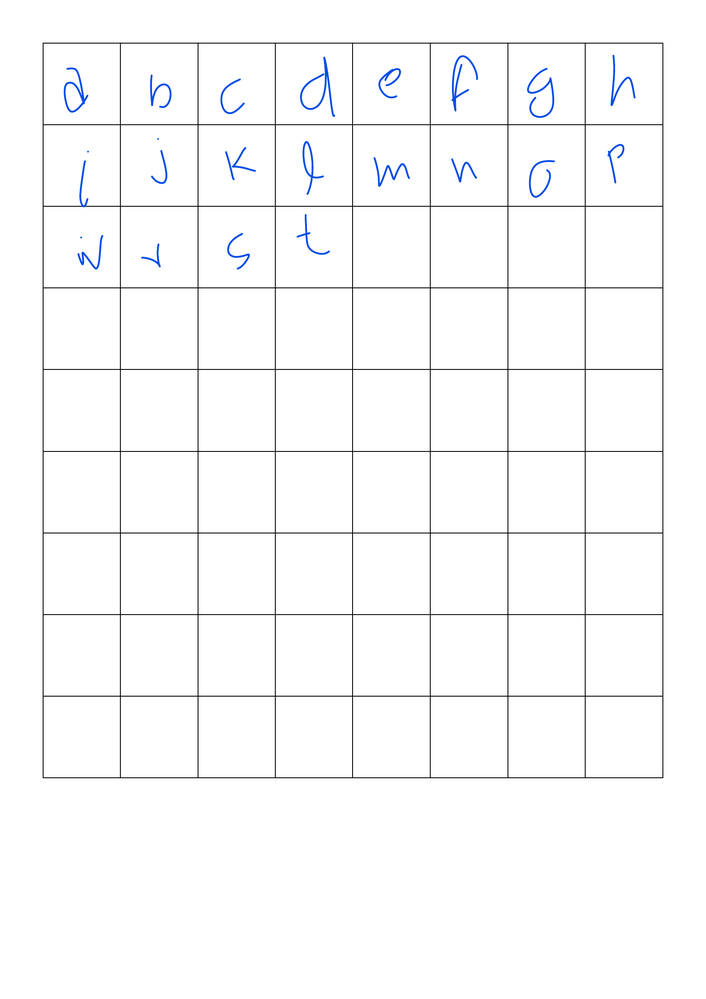
#> input picture char_1.png, 706 x 999 px, shrunk from 1654 x 2339 before the run
$ python t4.py
#> lines starting #> are read from the running program, lines starting #| are printed output that depends on the picture; after the words box and inside, x2 and y2 are one past the last pixel; in counts of white or black regions, pixels touching at a corner belong together
import cv2
import numpy as np

img = cv2.imread('char_1.png',0)
#> img: shape (999, 706); min 9, max 255, mean 249.6
ret,thresh = cv2.threshold(img,127,255,0)
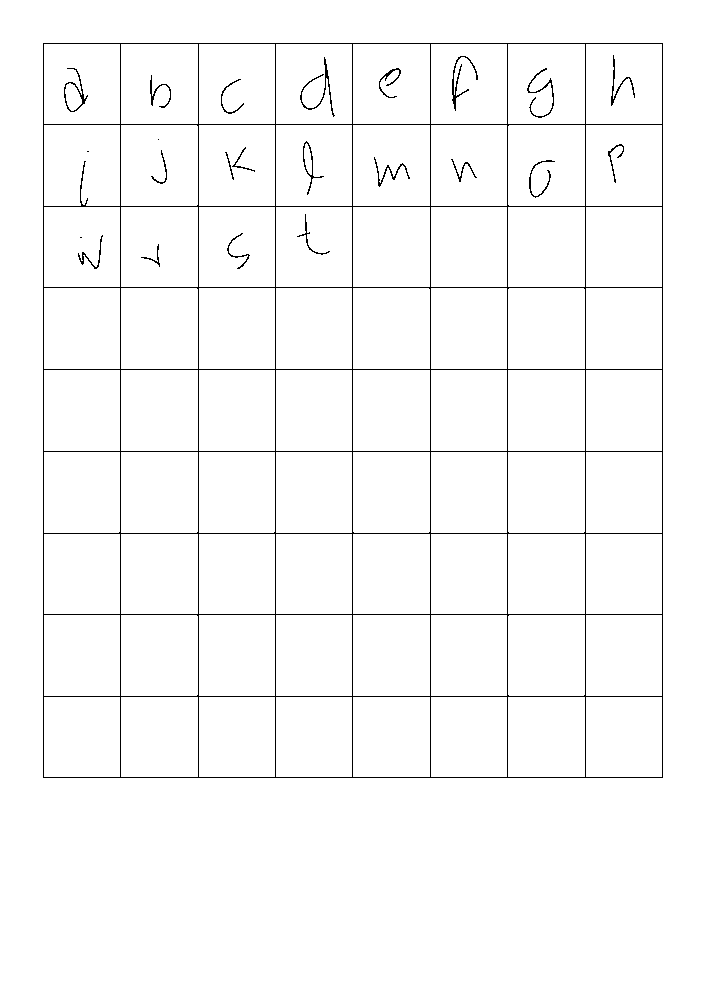
#> thresh: shape (999, 706); 97.8% white; black in thin lines or dots, all inside (x1, y1, x2, y2) = (43, 43, 663, 778)
contours,hierarchy = cv2.findContours(thresh, 1, 2)
#> contours = 99 contours, 3 with area under 20; largest, box (x1, y1, x2, y2) and area: (0, 0, 706, 999) 703590, (42, 42, 664, 779) 457054, (353, 615, 430, 696) 6080, (508, 370, 585, 451) 6080, (353, 370, 430, 451) 6080

cnt = contours[0]
#> cnt = [[586, 697], [586, 776], [661, 776], [661, 697]]
M = cv2.moments(cnt)
#> M = moments, m00 5925, centre m10/m00, m01/m00 = (623.5, 736.5)
print (M)
#> (printed output is left out)

epsilon = 0.1*cv2.arcLength(cnt,True)
#> epsilon = 30.8
approx = cv2.approxPolyDP(cnt,epsilon,True)
#> approx = [[586, 697], [586, 776], [661, 776], [661, 697]]
cv2.drawContours(img, [approx], 0, (0,255,0), 3)
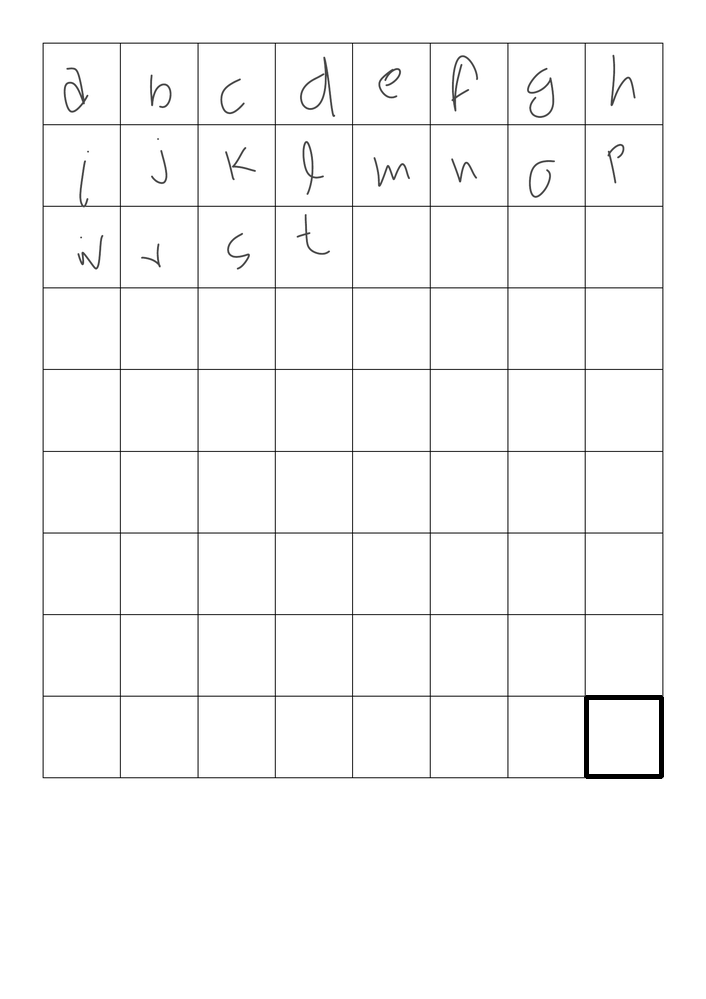
#> img: shape (999, 706); min 0, max 255, mean 249.2
cv2.imshow('image',img)
cv2.waitKey(0)
cv2.destroyAllWindows()
